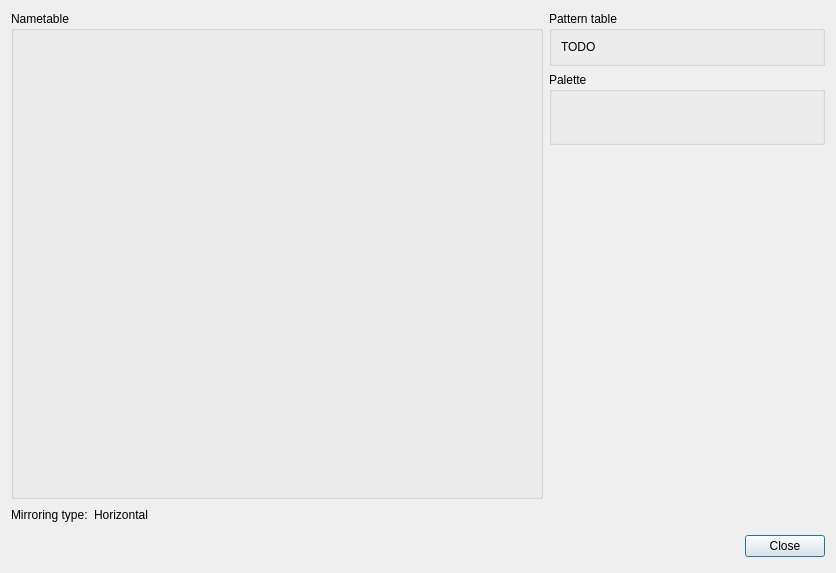
<?xml version="1.0" encoding="UTF-8"?>
<ui version="4.0">
 <class>PPUVideoDialog</class>
 <widget class="QDialog" name="PPUVideoDialog">
  <property name="geometry">
   <rect>
    <x>0</x>
    <y>0</y>
    <width>836</width>
    <height>573</height>
   </rect>
  </property>
  <property name="windowTitle">
   <string>PPU Video</string>
  </property>
  <layout class="QVBoxLayout" name="verticalLayout_4">
   <item>
    <layout class="QHBoxLayout" name="horizontalLayout_2">
     <item>
      <widget class="QGroupBox" name="groupBox">
       <property name="minimumSize">
        <size>
         <width>512</width>
         <height>480</height>
        </size>
       </property>
       <property name="title">
        <string>Nametable</string>
       </property>
       <layout class="QVBoxLayout" name="verticalLayout">
        <item>
         <widget class="QLabel" name="labelNametableView">
          <property name="sizePolicy">
           <sizepolicy hsizetype="Minimum" vsizetype="Minimum">
            <horstretch>0</horstretch>
            <verstretch>0</verstretch>
           </sizepolicy>
          </property>
          <property name="minimumSize">
           <size>
            <width>512</width>
            <height>480</height>
           </size>
          </property>
          <property name="text">
           <string/>
          </property>
         </widget>
        </item>
       </layout>
      </widget>
     </item>
     <item>
      <layout class="QVBoxLayout" name="verticalLayout_3">
       <item>
        <widget class="QGroupBox" name="groupBox_3">
         <property name="title">
          <string>Pattern table</string>
         </property>
         <layout class="QVBoxLayout" name="verticalLayout_5">
          <item>
           <widget class="QLabel" name="labelPatternTableView">
            <property name="text">
             <string>TODO</string>
            </property>
           </widget>
          </item>
         </layout>
        </widget>
       </item>
       <item>
        <widget class="QGroupBox" name="groupBox_2">
         <property name="minimumSize">
          <size>
           <width>265</width>
           <height>32</height>
          </size>
         </property>
         <property name="title">
          <string>Palette</string>
         </property>
         <layout class="QVBoxLayout" name="verticalLayout_2">
          <item>
           <widget class="QLabel" name="labelPaletteView">
            <property name="sizePolicy">
             <sizepolicy hsizetype="Expanding" vsizetype="Minimum">
              <horstretch>0</horstretch>
              <verstretch>0</verstretch>
             </sizepolicy>
            </property>
            <property name="minimumSize">
             <size>
              <width>256</width>
              <height>32</height>
             </size>
            </property>
            <property name="text">
             <string/>
            </property>
           </widget>
          </item>
         </layout>
        </widget>
       </item>
       <item>
        <spacer name="verticalSpacer_2">
         <property name="orientation">
          <enum>Qt::Vertical</enum>
         </property>
         <property name="sizeHint" stdset="0">
          <size>
           <width>20</width>
           <height>40</height>
          </size>
         </property>
        </spacer>
       </item>
      </layout>
     </item>
    </layout>
   </item>
   <item>
    <layout class="QHBoxLayout" name="horizontalLayout">
     <item>
      <widget class="QLabel" name="label_2">
       <property name="text">
        <string>Mirroring type:</string>
       </property>
      </widget>
     </item>
     <item>
      <widget class="QLabel" name="labelMirroringType">
       <property name="text">
        <string>Horizontal</string>
       </property>
      </widget>
     </item>
     <item>
      <spacer name="horizontalSpacer">
       <property name="orientation">
        <enum>Qt::Horizontal</enum>
       </property>
       <property name="sizeHint" stdset="0">
        <size>
         <width>40</width>
         <height>20</height>
        </size>
       </property>
      </spacer>
     </item>
    </layout>
   </item>
   <item>
    <layout class="QHBoxLayout">
     <property name="spacing">
      <number>6</number>
     </property>
     <property name="leftMargin">
      <number>0</number>
     </property>
     <property name="topMargin">
      <number>0</number>
     </property>
     <property name="rightMargin">
      <number>0</number>
     </property>
     <property name="bottomMargin">
      <number>0</number>
     </property>
     <item>
      <spacer>
       <property name="orientation">
        <enum>Qt::Horizontal</enum>
       </property>
       <property name="sizeHint" stdset="0">
        <size>
         <width>131</width>
         <height>31</height>
        </size>
       </property>
      </spacer>
     </item>
     <item>
      <widget class="QDialogButtonBox" name="buttonBox">
       <property name="sizePolicy">
        <sizepolicy hsizetype="Expanding" vsizetype="Fixed">
         <horstretch>0</horstretch>
         <verstretch>0</verstretch>
        </sizepolicy>
       </property>
       <property name="standardButtons">
        <set>QDialogButtonBox::Close</set>
       </property>
      </widget>
     </item>
    </layout>
   </item>
   <item>
    <spacer name="verticalSpacer">
     <property name="orientation">
      <enum>Qt::Vertical</enum>
     </property>
     <property name="sizeHint" stdset="0">
      <size>
       <width>20</width>
       <height>0</height>
      </size>
     </property>
    </spacer>
   </item>
  </layout>
 </widget>
 <resources/>
 <connections/>
</ui>
